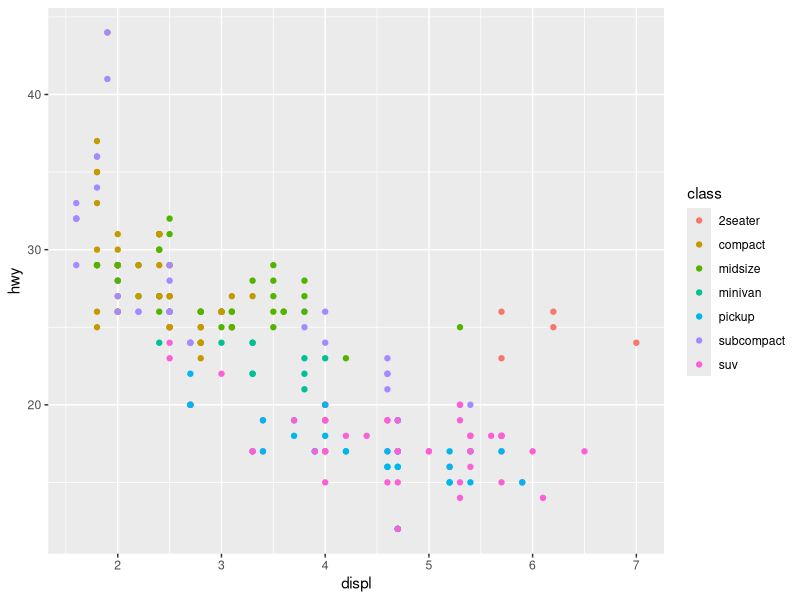
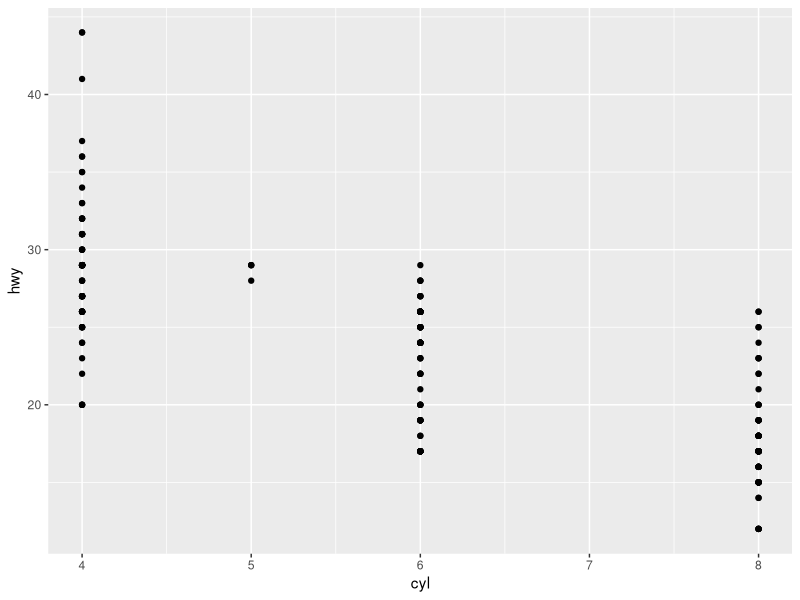

Source code (R) for these figures, in order:
library("ggplot2")
View(ggplot2::mpg)
#plot hwy versus displ with class as color
ggplot(data = mpg) + geom_point(mapping = aes(x = displ, y = hwy,color = class))
#plot hwy versus cyl
ggplot(data = mpg) + geom_point(mapping = aes(x = cyl, y = hwy))